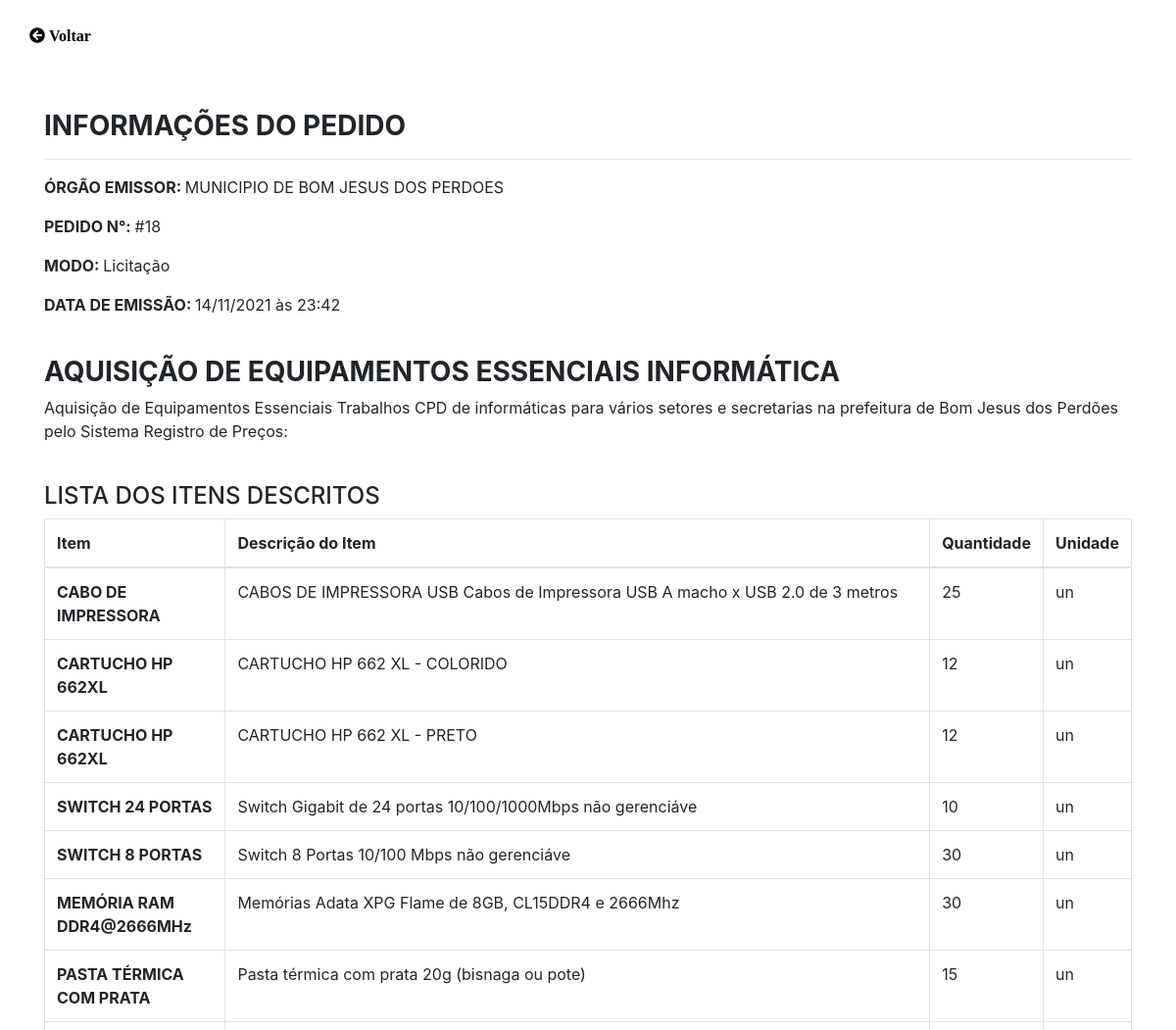
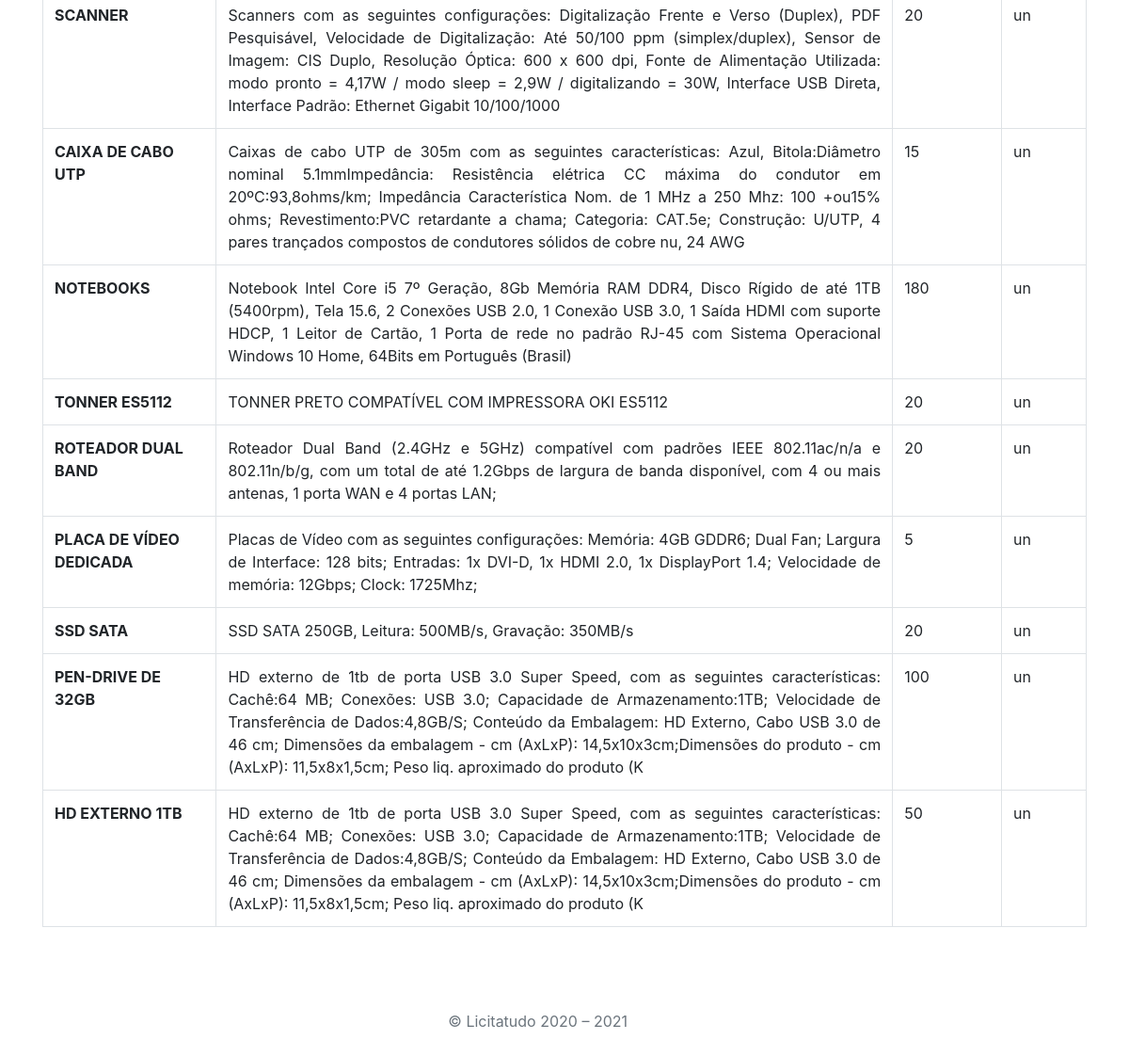
The app's page /src/Pedido/visualisarMeuPedido.php?cod=18 (signed in) with its own data (2 pictures, top to bottom).
### tables this page shows
CREATE TABLE IF NOT EXISTS `pedido` (
  `cod` int(11) NOT NULL AUTO_INCREMENT,
  `titulo` varchar(100) DEFAULT NULL,
  `descricao` text DEFAULT NULL,
  `data_abertura` datetime DEFAULT NULL,
  `data_fechamento` datetime DEFAULT NULL,
  `distancia` int(6) DEFAULT NULL,
  `status` int(11) DEFAULT NULL,
  `modo` int(11) DEFAULT NULL,
  `cnpj` char(14) DEFAULT NULL,
  `endereco_entrega` int(11) DEFAULT NULL,
  PRIMARY KEY (`cod`),
  KEY `FK_pedido-instituicao_publica` (`cnpj`),
  KEY `FK_pedido-modo_pedido` (`modo`),
  KEY `FK_pedido-status_pedido` (`status`),
  KEY `FK_pedido_endereco_instituicao_publica` (`endereco_entrega`),
  CONSTRAINT `FK_pedido-instituicao_publica` FOREIGN KEY (`cnpj`) REFERENCES `instituicao_publica` (`cnpj`) ON DELETE NO ACTION ON UPDATE NO ACTION,
  CONSTRAINT `FK_pedido-modo_pedido` FOREIGN KEY (`modo`) REFERENCES `modo_pedido` (`cod`) ON DELETE NO ACTION ON UPDATE NO ACTION,
  CONSTRAINT `FK_pedido-status_pedido` FOREIGN KEY (`status`) REFERENCES `status_pedido` (`cod`) ON DELETE NO ACTION ON UPDATE NO ACTION,
  CONSTRAINT `FK_pedido_endereco_instituicao_publica` FOREIGN KEY (`endereco_entrega`) REFERENCES `endereco_instituicao_publica` (`cod`) ON DELETE NO ACTION ON UPDATE NO ACTION
);

CREATE TABLE IF NOT EXISTS `instituicao_publica` (
  `cnpj` char(14) NOT NULL,
  `razao_social` varchar(150) DEFAULT NULL,
  `nome_fantasia` varchar(150) DEFAULT NULL,
  `efr` varchar(50) DEFAULT NULL,
  `email` varchar(40) DEFAULT NULL,
  `natureza` varchar(80) DEFAULT NULL,
  `telefone` varchar(30) DEFAULT NULL,
  `status_cadastro` int(11) DEFAULT NULL,
  PRIMARY KEY (`cnpj`),
  KEY `FK_instituicao_publica-status-cadastro` (`status_cadastro`),
  CONSTRAINT `FK_instituicao_publica-status-cadastro` FOREIGN KEY (`status_cadastro`) REFERENCES `status_cadastro` (`cod`)
);

CREATE TABLE IF NOT EXISTS `modo_pedido` (
  `cod` int(11) NOT NULL AUTO_INCREMENT,
  `modo` varchar(50) DEFAULT NULL,
  PRIMARY KEY (`cod`)
);

CREATE TABLE IF NOT EXISTS `item_pedido` (
  `cod` int(11) NOT NULL AUTO_INCREMENT,
  `item` varchar(100) DEFAULT NULL,
  `descricao` text DEFAULT NULL,
  `quantidade` int(11) DEFAULT NULL,
  `unidade` varchar(5) DEFAULT NULL,
  `pedido_cod` int(11) DEFAULT NULL,
  PRIMARY KEY (`cod`),
  KEY `FK_item_pedido-pedido` (`pedido_cod`),
  CONSTRAINT `FK_item_pedido-pedido` FOREIGN KEY (`pedido_cod`) REFERENCES `pedido` (`cod`) ON DELETE NO ACTION ON UPDATE NO ACTION
);

### src/Pedido/visualisarMeuPedido.php (the view, shortened to what this page needs)
<?php
$connection  = require '../scripts/connectionClass.php';
$cod = $_GET['cod'];
$tabelaItens = "";
$sqlConsulta = "select titulo, data_abertura, data_fechamento, descricao,
modo_pedido.modo, status_pedido.status, instituicao_publica.razao_social
from pedido
INNER JOIN modo_pedido ON pedido.modo = modo_pedido.cod
INNER JOIN status_pedido ON pedido.status = status_pedido.cod
INNER JOIN instituicao_publica ON pedido.cnpj = instituicao_publica.cnpj
where pedido.cod = $cod";
foreach ($connection->query($sqlConsulta) as $key => $value) {
$titulo = $value['titulo'];
$abertura = strtotime($value['data_abertura']);
$descricao = $value['descricao'];
$modo = $value['modo'];
$razaoSocial = $value['razao_social'];
}
$dataAbertura = strftime( '%d/%m/%Y', $abertura );
$horaAbertura = strftime( '%H:%M', $abertura );
$sqlItens = "select * from item_pedido where pedido_cod = $cod";
foreach ($connection->query($sqlItens) as $key => $value) {
    $tabelaItens .= '
    <tr>
    <th scope="row">' . $value["item"] . '</th>
    <td align="justify">' . $value["descricao"] . '</td>
    <td>' . $value["quantidade"] . '</td>
    <td>' . $value["unidade"] . '</td>
    </tr>';
}
?>
<!DOCTYPE html>
<html lang="pt-br">
    <head>
        <link rel="stylesheet" href="https://stackpath.bootstrapcdn.com/bootstrap/4.4.1/css/bootstrap.min.css">
        <link rel="stylesheet" href="../scripts/utils/style.css">
        <link  rel="stylesheet" href="../scripts/utils/fontawesome/css/all.css">
        <link rel="stylesheet" href="../scripts/utils/default.css">
    </head>
    <body>
        <a class="home" href="#" onclick="goBack()">
            <i class="fa fa-arrow-circle-left"> Voltar</i>
        </a>
        <div class="container" id="container-corpoindex">
            <H3><b>INFORMAÇÕES DO PEDIDO</b></H3><hr>
                <p><b>ÓRGÃO EMISSOR: </b><?php echo $razaoSocial; ?></p>
                <p><b>PEDIDO N°: </b>#<?php echo $cod; ?></p>
                <p><b>MODO: </b><?php echo $modo; ?></p>
                <p><b>DATA DE EMISSÃO: </b> <?php echo $dataAbertura . ' às ' . $horaAbertura ?></p></br>
                <h3><b><?php echo $titulo; ?></b></h3>
                <p><?php echo $descricao; ?></p></br>
            <h4>LISTA DOS ITENS DESCRITOS</h4>
            <div class="bd-example">
                <table class="table table-bordered">
                  <thead>
                  <tr>
                    <th scope="col">Item</th>
                    <th scope="col">Descrição do Item</th>
                    <th scope="col">Quantidade</th>
                    <th scope="col">Unidade</th>
                  </tr>
                  </thead>
                  <tbody>
                <?php echo $tabelaItens; ?>
                  </tbody>
                </table>
            </div>
            <footer>
                <div class="container center col-md-3">
                <p class="text-muted">&copy; Licitatudo  2020 – 2021</p>
                </div>
            </footer>
        </div>
    </body>
</html>

### src/scripts/utils/style.css (style rules this page uses)
body { height: 100%; padding-bottom: 3rem; }
#container-corpoindex { margin-top: 4rem; }
th { border: 4px solid rgb(160, 34, 34); padding: 10px; }
.home { margin-left: 30px; color:black; }

### src/scripts/utils/default.css (style rules this page uses)
a { color: #417630; }

### records on screen
pedido: cnpj.razao_social "MUNICIPIO DE BOM JESUS DOS PERDOES", modo.modo "Licitação", data_abertura "14/11/2021", data_abertura "23:42", titulo "AQUISIÇÃO DE EQUIPAMENTOS ESSENCIAIS INFORMÁTICA", descricao "Aquisição de Equipamentos Essenciais Trabalhos CPD de informáticas para vários setores e secretarias na prefeitura de Bom Jesus dos Perdões pelo Sistema Registro de Preços:"
item_pedido: item "CABO DE IMPRESSORA", descricao "CABOS DE IMPRESSORA USB Cabos de Impressora USB A macho x USB 2.0 de 3 metros", quantidade "25", unidade "un"
item_pedido: item "CARTUCHO HP 662XL", descricao "CARTUCHO HP 662 XL - COLORIDO", quantidade "12", unidade "un"
item_pedido: item "CARTUCHO HP 662XL", descricao "CARTUCHO HP 662 XL - PRETO", quantidade "12", unidade "un"
item_pedido: item "SWITCH 24 PORTAS", descricao "Switch Gigabit de 24 portas 10/100/1000Mbps não gerenciáve", quantidade "10", unidade "un"
item_pedido: item "SWITCH 8 PORTAS", descricao "Switch 8 Portas 10/100 Mbps não gerenciáve", quantidade "30", unidade "un"
item_pedido: item "MEMÓRIA RAM DDR4@2666MHz", descricao "Memórias Adata XPG Flame de 8GB, CL15DDR4 e 2666Mhz", quantidade "30", unidade "un"
item_pedido: item "PASTA TÉRMICA COM PRATA", descricao "Pasta térmica com prata 20g (bisnaga ou pote)", quantidade "15", unidade "un"
item_pedido: item "SCANNER", descricao "Scanners com as seguintes configurações: Digitalização Frente e Verso (Duplex), PDF Pesquisável, Velocidade de Digitalização: Até 50/100 ppm (simplex/duplex), Sensor de Imagem: CIS Duplo, Resolução Óptica: 600 x 600 dpi, Fonte de Alimentação Utilizada: modo pronto = 4,17W / modo sleep = 2,9W / digitalizando = 30W, Interface USB Direta, Interface Padrão: Ethernet Gigabit 10/100/1000", quantidade "20", unidade "un"
item_pedido: item "CAIXA DE CABO UTP", descricao "Caixas de cabo UTP de 305m com as seguintes características: Azul, Bitola:Diâmetro nominal 5.1mmImpedância: Resistência elétrica CC máxima do condutor em 20ºC:93,8ohms/km; Impedância Característica Nom. de 1 MHz a 250 Mhz: 100 +ou\u000215% ohms; Revestimento:PVC retardante a chama; Categoria: CAT.5e; Construção: U/UTP, 4 pares trançados compostos de condutores sólidos de cobre nu, 24 AWG", quantidade "15", unidade "un"
item_pedido: item "NOTEBOOKS", descricao "Notebook Intel Core i5 7º Geração, 8Gb Memória RAM DDR4, Disco Rígido de até 1TB (5400rpm), Tela 15.6, 2 Conexões USB 2.0, 1 Conexão USB 3.0, 1 Saída HDMI com suporte HDCP, 1 Leitor de Cartão, 1 Porta de rede no padrão RJ-45 com Sistema Operacional Windows 10 Home, 64Bits em Português (Brasil)", quantidade "180", unidade "un"
item_pedido: item "TONNER ES5112", descricao "TONNER PRETO COMPATÍVEL COM IMPRESSORA OKI ES5112", quantidade "20", unidade "un"
item_pedido: item "ROTEADOR DUAL BAND", descricao "Roteador Dual Band (2.4GHz e 5GHz) compatível com padrões IEEE 802.11ac/n/a e 802.11n/b/g, com um total de até 1.2Gbps de largura de banda disponível, com 4 ou mais antenas, 1 porta WAN e 4 portas LAN;", quantidade "20", unidade "un"
item_pedido: item "PLACA DE VÍDEO DEDICADA", descricao "Placas de Vídeo com as seguintes configurações: Memória: 4GB GDDR6; Dual Fan; Largura de Interface: 128 bits; Entradas: 1x DVI-D, 1x HDMI 2.0, 1x DisplayPort 1.4; Velocidade de memória: 12Gbps; Clock: 1725Mhz;", quantidade "5", unidade "un"
item_pedido: item "SSD SATA", descricao "SSD SATA 250GB, Leitura: 500MB/s, Gravação: 350MB/s", quantidade "20", unidade "un"
item_pedido: item "PEN-DRIVE DE 32GB", descricao "HD externo de 1tb de porta USB 3.0 Super Speed, com as seguintes características: Cachê:64 MB; Conexões: USB 3.0; Capacidade de Armazenamento:1TB; Velocidade de Transferência de Dados:4,8GB/S; Conteúdo da Embalagem: HD Externo, Cabo USB 3.0 de 46 cm; Dimensões da embalagem - cm (AxLxP): 14,5x10x3cm;Dimensões do produto - cm (AxLxP): 11,5x8x1,5cm; Peso liq. aproximado do produto (K", quantidade "100", unidade "un"
item_pedido: item "HD EXTERNO 1TB", descricao "HD externo de 1tb de porta USB 3.0 Super Speed, com as seguintes características: Cachê:64 MB; Conexões: USB 3.0; Capacidade de Armazenamento:1TB; Velocidade de Transferência de Dados:4,8GB/S; Conteúdo da Embalagem: HD Externo, Cabo USB 3.0 de 46 cm; Dimensões da embalagem - cm (AxLxP): 14,5x10x3cm;Dimensões do produto - cm (AxLxP): 11,5x8x1,5cm; Peso liq. aproximado do produto (K", quantidade "50", unidade "un"

### other values on screen
$cod "18"
